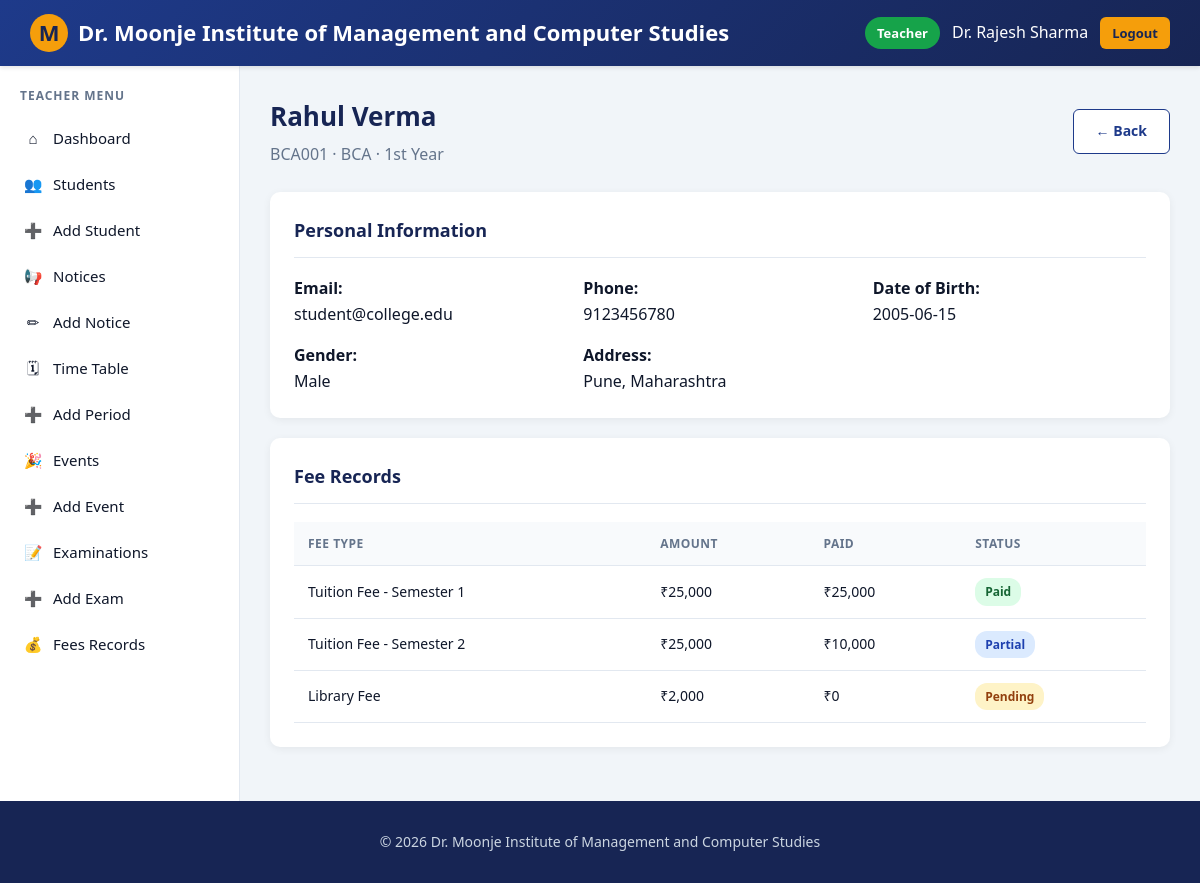
The page /teacher/view_student.php?id=1 (signed in) on the database its author committed.
### tables this page shows
CREATE TABLE students (
    id INT AUTO_INCREMENT PRIMARY KEY,
    roll_no VARCHAR(20) NOT NULL UNIQUE,
    name VARCHAR(100) NOT NULL,
    email VARCHAR(100) NOT NULL UNIQUE,
    phone VARCHAR(15),
    password VARCHAR(255) NOT NULL,
    course VARCHAR(50) NOT NULL,
    year VARCHAR(10) NOT NULL,
    address TEXT,
    dob DATE,
    gender ENUM('Male','Female','Other') DEFAULT 'Male',
    created_at TIMESTAMP DEFAULT CURRENT_TIMESTAMP
);

CREATE TABLE fees (
    id INT AUTO_INCREMENT PRIMARY KEY,
    student_id INT NOT NULL,
    fee_type VARCHAR(100) NOT NULL,
    amount DECIMAL(10,2) NOT NULL,
    paid_amount DECIMAL(10,2) DEFAULT 0.00,
    due_date DATE,
    status ENUM('Pending','Partial','Paid') DEFAULT 'Pending',
    created_at TIMESTAMP DEFAULT CURRENT_TIMESTAMP,
    FOREIGN KEY (student_id) REFERENCES students(id) ON DELETE CASCADE
);

### config/db.php (called while the page is built, shortened)
<?php
function e($value) {
    return htmlspecialchars($value ?? '', ENT_QUOTES, 'UTF-8');
}

### teacher/view_student.php (the view, shortened to what this page needs)
<?php
require_once '../includes/teacher_header.php';
$id = (int)($_GET['id'] ?? 0);
$stmt = $conn->prepare("SELECT * FROM students WHERE id=?");
$stmt->bind_param('i', $id); $stmt->execute();
$s = $stmt->get_result()->fetch_assoc();
$fees = $conn->prepare("SELECT * FROM fees WHERE student_id=? ORDER BY created_at DESC");
$fees->bind_param('i', $id); $fees->execute(); $fees=$fees->get_result();
?>
<div class="page-header">
    <div>
        <h1><?= e($s['name']) ?></h1>
        <p><?= e($s['roll_no']) ?> · <?= e($s['course']) ?> · <?= e($s['year']) ?></p>
    </div>
    <a href="students.php" class="btn btn-light">← Back</a>
</div>
<div class="panel">
    <h3 class="panel-title">Personal Information</h3>
    <div class="form-grid">
        <div><strong>Email:</strong><br><?= e($s['email']) ?></div>
        <div><strong>Phone:</strong><br><?= e($s['phone']) ?></div>
        <div><strong>Date of Birth:</strong><br><?= e($s['dob']) ?></div>
        <div><strong>Gender:</strong><br><?= e($s['gender']) ?></div>
        <div style="grid-column:span 2;"><strong>Address:</strong><br><?= nl2br(e($s['address'])) ?></div>
    </div>
</div>
<div class="panel">
    <h3 class="panel-title">Fee Records</h3>
    <div class="table-wrap">
        <table>
            <thead><tr><th>Fee Type</th><th>Amount</th><th>Paid</th><th>Status</th></tr></thead>
            <tbody>
                <?php if($fees->num_rows): while($f=$fees->fetch_assoc()): ?>
                    <tr>
                        <td><?= e($f['fee_type']) ?></td>
                        <td>₹<?= number_format($f['amount'],0) ?></td>
                        <td>₹<?= number_format($f['paid_amount'],0) ?></td>
                        <td><span class="status <?= strtolower($f['status']) ?>"><?= e($f['status']) ?></span></td>
                    </tr>
                <?php endwhile; else: ?>
                    <tr><td colspan="4" style="text-align:center; color:#64748b;">No fees added.</td></tr>
                <?php endif; ?>
            </tbody>
        </table>
    </div>
</div>
<?php require_once '../includes/teacher_footer.php'; ?>

### assets/css/style.css (style rules this page uses)
* { margin:0; padding:0; box-sizing:border-box; }
:root { --primary:#1e3a8a; --primary-dark:#172554; --secondary:#f59e0b; --accent:#0ea5e9; --light:#f8fafc; --dark:#0f172a; --gray:#64748b; --border:#e2e8f0; --success:#16a34a; --danger:#dc2626; --warning:#f59e0b; --card-shadow:0 2px 8px rgba(0,0,0,0.06); }
body { font-family:'Segoe UI', Tahoma, sans-serif; background:#f1f5f9; color:var(--dark); line-height:1.6; min-height:100vh; }
a { text-decoration:none; color:var(--primary); }
.page-header { display:flex; justify-content:space-between; align-items:center; margin-bottom:25px; flex-wrap:wrap; gap:12px; }
.page-header h1 { font-size:26px; color:var(--primary-dark); }
.page-header p { color:var(--gray); margin-top:4px; }
.panel { background:#fff; border-radius:10px; padding:24px; box-shadow:var(--card-shadow); margin-bottom:20px; }
.panel-title { font-size:18px; font-weight:600; margin-bottom:18px; padding-bottom:12px; border-bottom:1px solid var(--border); color:var(--primary-dark); }
.table-wrap { overflow-x:auto; }
table { width:100%; border-collapse:collapse; font-size:14px; }
table th, table td { padding:12px 14px; text-align:left; border-bottom:1px solid var(--border); }
table th { background:#f8fafc; color:var(--gray); font-weight:600; text-transform:uppercase; font-size:12px; letter-spacing:0.5px; }
.status { padding:4px 10px; border-radius:12px; font-size:12px; font-weight:600; display:inline-block; }
.status.paid { background:#dcfce7; color:#166534; }
.status.pending { background:#fef3c7; color:#92400e; }
.status.partial { background:#dbeafe; color:#1e40af; }
.form-grid { display:grid; grid-template-columns:repeat(auto-fit,minmax(240px,1fr)); gap:16px; }
.btn { display:inline-block; padding:10px 22px; background:var(--primary); color:#fff; border:none; border-radius:6px; cursor:pointer; font-size:14px; font-weight:600; transition:background .2s, transform .1s; text-decoration:none; }
.btn-light { background:#fff; color:var(--primary); border:1px solid var(--primary); }

### rows shown on the page
students: name "Rahul Verma", roll_no "BCA001", course "BCA", year "1st Year", email "student@college.edu", phone "9123456780", dob "2005-06-15", gender "Male", address "Pune, Maharashtra"
fees: fee_type "Tuition Fee - Semester 1", amount "25,000", paid_amount "25,000", status "Paid"
fees: fee_type "Tuition Fee - Semester 2", amount "25,000", paid_amount "10,000", status "Partial"
fees: fee_type "Library Fee", amount "2,000", paid_amount "0", status "Pending"

### other values the page prints
$_SESSION['teacher_name'] "Dr. Rajesh Sharma"
